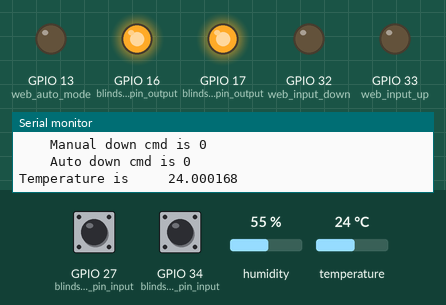
Simulated run of this program. Board: ESP32. Parts: output pins drawn as LEDs (lit = HIGH), the last lines printed to the serial monitor. Wiring (inferred from the names in the program): AHT10/20 sensor at I2C address 0x38. The test bench sets the inputs (shaded band); at power-on: GPIO 27 (blinds_down_pin_input) LOW, GPIO 34 (blinds_up_pin_input) LOW, humidity 55 %, temperature 24 °C. WiFi joins after 1.5 s; servers stay silent unless stated; the local clock reads 2024-03-15 10:24:30 at power-on unless the program sets it.

Above: at 3.7 s.
3.8 s: GPIO 27 (blinds_down_pin_input) pulled HIGH for 1 s
At 4.9 s:
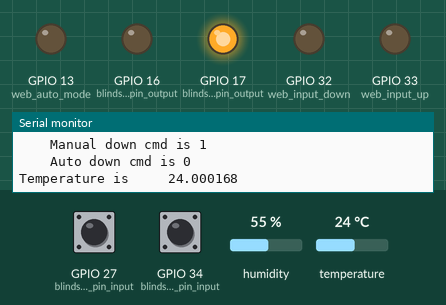
7.1 s: GPIO 34 (blinds_up_pin_input) pulled HIGH for 3.2 s
At 9.1 s:
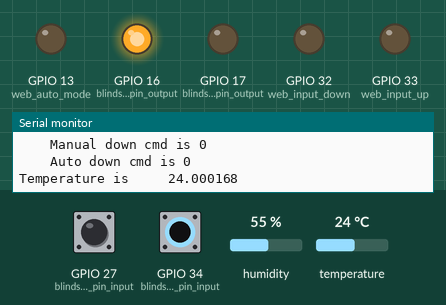
17.5 s: GPIO 27 (blinds_down_pin_input) pulled HIGH for 3.2 s
At 19.3 s:
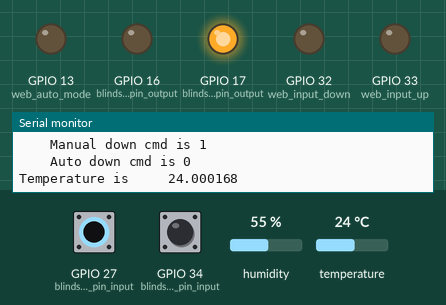
Timing chart, 0 to 22.4 s (numbered marks = the images above; inputs shaded):
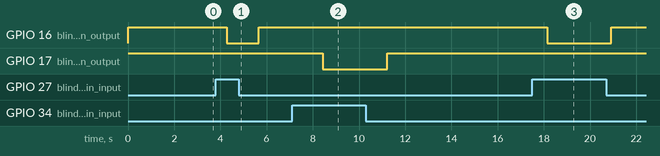

The program:

main.cpp
```cpp
#include <Arduino.h>
#include <Wire.h>
#include <math.h>
#include "measure_sensor.h"

#include <WiFi.h>
#include <ESPAsyncWebServer.h>
#include <AsyncTCP.h>


#include <time.h>
#include <Timezone.h>

#define aht10_i2c_adress 0x38
#define aht10_init_adress 0b011100001
#define ah10_trigger_measure 0b10101100

int blinds_up_pin_input = 34;
int blinds_down_pin_input = 27;

int blinds_up_pin_output = 17;
int blinds_down_pin_output = 16;

bool cmd_web_input_up   = false;
bool cmd_web_input_down   = false;
bool cmd_web_auto_mode = false;

bool up_global_cmd   = false;
bool down_global_cmd = false;

bool down_auto_cmd = false;
bool up_auto_cmd = false;


int web_input_up = 33;
int web_input_down = 32;
int web_auto_mode = 13;

float temperature = 0;
float humidity = 0;

AsyncWebServer server(80);
IPAddress staticIP(192,168,1,110);
IPAddress gateway(192,168,1,1);
IPAddress subnet(255,255,255,0);

const char* ssid     = "Vodafone-E65D21";
const char* password = "784p8kcKUb";

const char* PARAM_INPUT_1 = "output";
const char* PARAM_INPUT_2 = "state";

const char index_html[] PROGMEM = R"rawliteral(
<!DOCTYPE HTML><html>
<head>
  <title>ESP Web Server</title>
  <meta name="viewport" content="width=device-width, initial-scale=1">
  <link rel="icon" href="data:,">
  <style>
    html {font-family: Arial; display: inline-block; text-align: center;}
    h2 {font-size: 3.0rem;}
    p {font-size: 3.0rem;}
    body {max-width: 600px; margin:0px auto; padding-bottom: 25px;}
    .switch {position: relative; display: inline-block; width: 120px; height: 68px}
    .switch input {display: none}
    .slider {position: absolute; top: 0; left: 0; right: 0; bottom: 0; background-color: #ccc; border-radius: 6px}
    .slider:before {position: absolute; content: ""; height: 52px; width: 52px; left: 8px; bottom: 8px; background-color: #fff; -webkit-transition: .4s; transition: .4s; border-radius: 3px}
    input:checked+.slider {background-color: #b30000}
    input:checked+.slider:before {-webkit-transform: translateX(52px); -ms-transform: translateX(52px); transform: translateX(52px)}
  </style>
</head>
<body>
  <h2>ESP Web Server</h2>
  <p>
    <i class="fas fa-thermometer-half" style="color:#059e8a;"></i>
    <span class="dht-labels">Temperature</span>
    <span id="temperature">%TEMPERATURE%</span>
    <sup class="units">&deg;C</sup>
  </p>
  %BUTTONPLACEHOLDER%
<script>
  function toggleCheckbox(element) {
    var xhr = new XMLHttpRequest();
    if(element.checked){ xhr.open("GET", "/update?output="+element.id+"&state=1", true); }
    else { xhr.open("GET", "/update?output="+element.id+"&state=0", true); }
    xhr.send();
  }
  setInterval(function ( ) {
    var xhttp = new XMLHttpRequest();
    xhttp.onreadystatechange = function() {
      if (this.readyState == 4 && this.status == 200) {
        document.getElementById("temperature").innerHTML = this.responseText;
      }
    };
    xhttp.open("GET", "/temperature", true);
    xhttp.send();
  }, 10000 ) ;

</script>
</body>
</html>
)rawliteral";

String outputState(int output){
  if(digitalRead(output)){
    return "checked";
  }
  else {
    return "";
  }
}
// Replaces placeholder with button section in your web page
String processor(const String& var){
  //Serial.println(var);
  if(var == "BUTTONPLACEHOLDER"){
    String buttons = "";
    buttons += "<h4>Ordem de abertura</h4><label class=\"switch\"><input type=\"checkbox\" onchange=\"toggleCheckbox(this)\" id=\"33\" " + outputState(33) + "><span class=\"slider\"></span></label>";
    buttons += "<h4>Ordem de fecho</h4><label class=\"switch\"><input type=\"checkbox\" onchange=\"toggleCheckbox(this)\" id=\"32\" " + outputState(32) + "><span class=\"slider\"></span></label>";
    buttons += "<h4>Modo automatico consoante temperatura</h4><label class=\"switch\"><input type=\"checkbox\" onchange=\"toggleCheckbox(this)\" id=\"13\" " + outputState(13) + "><span class=\"slider\"></span></label>";
    return buttons;
  }
  if(var == "TEMPERATURE"){
    return String(temperature);
  }
  return String();
}


void relayModuleControl();

void setup() {

  Serial.begin(9600);


  pinMode(blinds_up_pin_input,INPUT);
  pinMode(blinds_down_pin_input,INPUT);


  pinMode(blinds_up_pin_output,OUTPUT);
  pinMode(blinds_down_pin_output,OUTPUT);

  // Its output because the web turns the pin on
  pinMode(web_auto_mode,OUTPUT);
  pinMode(web_input_down,OUTPUT);
  pinMode(web_input_up,OUTPUT);

  digitalWrite(blinds_up_pin_output,HIGH);
  digitalWrite(blinds_down_pin_output,HIGH);

  //* Default pins for IC2 on ESP32 are 21 SDA 22 SCL
  // Wire.begin(); // Without specifying SDA,SCL (in this order) it assumes default pins
  // We can also specify just a adress if we wanted to have this uC as a slave

  Wire.begin();
  AHT10_Begin(aht10_i2c_adress);

  // Connect to WiFi
  WiFi.config(staticIP, gateway, subnet);
  WiFi.begin(ssid, password);
  while (WiFi.status() != WL_CONNECTED) {
    delay(1000);
    Serial.println("Connecting to WiFi...");
  }
  Serial.println("Connected to WiFi");

  // Printing IP address
  Serial.println("");
  Serial.println("WiFi connected.");
  Serial.println("IP address: ");
  Serial.println(WiFi.localIP());

  // Syncronzied to some time online
  configTime(3 * 3600, 0, "pool.ntp.org");

  // Route for root / web page
  server.on("/", HTTP_GET, [](AsyncWebServerRequest *request){
    request->send_P(200, "text/html", index_html, processor);
  });

  // Send a GET request to <ESP_IP>/update?output=<inputMessage1>&state=<inputMessage2>
  server.on("/update", HTTP_GET, [] (AsyncWebServerRequest *request) {
    String inputMessage1;
    String inputMessage2;
    // GET input1 value on <ESP_IP>/update?output=<inputMessage1>&state=<inputMessage2>
    if (request->hasParam(PARAM_INPUT_1) && request->hasParam(PARAM_INPUT_2)) {
      inputMessage1 = request->getParam(PARAM_INPUT_1)->value();
      inputMessage2 = request->getParam(PARAM_INPUT_2)->value();
      digitalWrite(inputMessage1.toInt(), !inputMessage2.toInt());

      // Serial.println(inputMessage1.toInt());

      if(inputMessage1.toInt() == web_auto_mode){
        cmd_web_auto_mode = !cmd_web_auto_mode;
      }
      else if(inputMessage1.toInt() == web_input_down){
        cmd_web_input_down = !cmd_web_input_down;
      }
      else if(inputMessage1.toInt() == web_input_up){
        cmd_web_input_up = !cmd_web_input_up;
      }
    }
    else {
      inputMessage1 = "No message sent";
      inputMessage2 = "No message sent";
    }
    // Serial.print("GPIO: ");
    // Serial.print(inputMessage1);
    // Serial.print(" - Set to: ");
    // Serial.println(inputMessage2);
    request->send(200, "text/plain", "OK");
  });

  server.on("/temperature", HTTP_GET, [](AsyncWebServerRequest *request){
    request->send(200, "text/plain", String(temperature));
  });
  // Start server
  server.begin();
}


void loop() {

  temperature = getTemperature();
  humidity = getHumidity();
  relayModuleControl();


  // Serial.println("");
  // Serial.println("");
  // Serial.println("");
  // Serial.print("Auto mode is ");
  // Serial.println(cmd_web_auto_mode);
  // Serial.print("Web up cmd is ");
  // Serial.println(cmd_web_input_up);
  // Serial.print("Web down cmd is ");
  // Serial.println(cmd_web_input_down);

  Serial.printf("Temperature is \t\t%f\n",temperature);
  // Serial.printf("Relative humidity is \t%f%% \n",humidity);
  delay(1000);

}


void relayModuleControl(){

  int up_manual_cmd = digitalRead(blinds_up_pin_input);
  int down_manual_cmd = digitalRead(blinds_down_pin_input);

  if(temperature > 25 && cmd_web_auto_mode == true){
  // if(temperature > 25){
    down_auto_cmd = true;
    up_auto_cmd = false;  // Se tiver calor fecha o estoro
  }else if(temperature <25 && cmd_web_auto_mode == true){
  // }else if(temperature <25){
    down_auto_cmd = false ;
    up_auto_cmd = true ;  // Se tiver frio abre o estoro para bater o sol
  }else{
    down_auto_cmd = false ;
    up_auto_cmd = false ;  // Se o modo auto desativar e a temperatura for alta, nunca mais desativa o cmd down auto
  }

  up_global_cmd   = (up_manual_cmd || cmd_web_input_up ||up_auto_cmd);

  down_global_cmd = (!up_global_cmd) && (down_manual_cmd || cmd_web_input_down ||down_auto_cmd);


  Serial.printf("\n\n\nUp global cmd is %d\n",up_global_cmd);

  Serial.printf("\t\tWeb auto mode cmd is %d\n",cmd_web_auto_mode);
  Serial.printf("\t\tWeb up cmd is %d\n",cmd_web_input_up);
  Serial.printf("\t\tManual up cmd is %d\n",up_manual_cmd);
  Serial.printf("\t\tAuto up cmd is %d\n",up_auto_cmd);


  Serial.printf("Down global cmd is %d\n",down_global_cmd);

  Serial.printf("\t\tWeb auto mode cmd is %d\n",cmd_web_auto_mode);
  Serial.printf("\t\tWeb down cmd is %d\n",cmd_web_input_down);
  Serial.printf("\t\tManual down cmd is %d\n",down_manual_cmd);
  Serial.printf("\t\tAuto down cmd is %d\n",down_auto_cmd);


  if(up_global_cmd == HIGH){
    digitalWrite(blinds_up_pin_output,LOW);
    digitalWrite(blinds_down_pin_output,HIGH);
  }
  else if(down_global_cmd == HIGH){
    digitalWrite(blinds_up_pin_output,HIGH);
    digitalWrite(blinds_down_pin_output,LOW);
  }
  else if(up_global_cmd == LOW && down_global_cmd == LOW){
    digitalWrite(blinds_up_pin_output,HIGH);
    digitalWrite(blinds_down_pin_output,HIGH);
  }

  // Serial.printf("Up status is %d\n",up_manual_cmd);
  // Serial.printf("Down status is %d\n",down_manual_cmd);
}
```

Measured:
- after the input at 3.8 s, GPIO 16 (blinds_down_pin_output): HIGH → LOW after 0.48 s, → HIGH 1.4 s later
- after the input at 7.1 s, GPIO 17 (blinds_up_pin_output): HIGH → LOW after 1.3 s, → HIGH 2.8 s later
- after the input at 17.5 s, GPIO 16 (blinds_down_pin_output): HIGH → LOW after 0.65 s, → HIGH 2.8 s later
